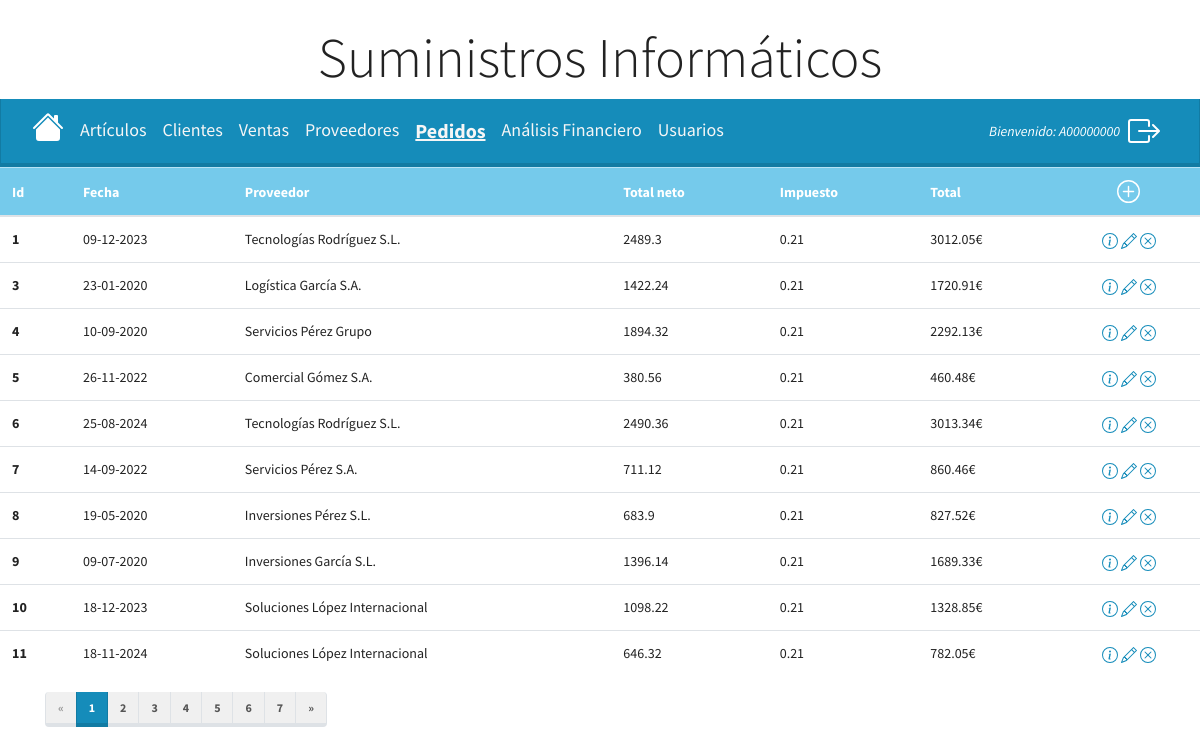
Page /protected_admin/pedidos (signed in) on the committed database.
### models.py (models this page shows, shortened)
class User(db.Base, UserMixin):
    __tablename__ = 'usuario'
    __table_args__ = {'sqlite_autoincrement': True}
    id = Column(Integer, primary_key=True)  # establecemos el id como Primary Key
    username = Column(String(10), unique=True, nullable=False)
    password = Column(String(128), nullable=False)
    type_user = Column(Boolean, default=False) #False = cliente / True = administrador

class Pedido(db.Base):
    __tablename__ = 'pedido'
    __table_args__ = {'sqlite_autoincrement': True}
    id_pedido = Column(Integer, primary_key=True)  # establecemos el id como Primary Key
    id_proveedor = Column(Integer, ForeignKey('proveedor.id_proveedor'))
    fecha = Column(Date)
    total_neto = Column(Float)
    impuesto = Column(Float)
    total = Column(Float)
    rel_pedido_detalle = relationship('Detalle_pedido', backref='rel_detalle_pedido', cascade='all, delete-orphan',
                             passive_deletes=True)

class Proveedor(db.Base):
    __tablename__ = 'proveedor'
    __table_args__ = {'sqlite_autoincrement': True}
    id_proveedor = Column(Integer, primary_key=True) #establecemos el id como Primary Key
    nombre = Column(String(128))
    nif = Column(String(16), unique=True) # Sólo puede haber un proveedor con el mismo NIF
    direccion = Column(String(128))
    contacto = Column(String(64))
    tlf_fijo = Column(String(32))
    tlf_movil = Column(String(32))
    correo = Column(String(64))
    rel_proveedor_articulo = relationship('Articulo', backref='rel_articulo_proveedor')
    rel_pedido = relationship('Pedido', backref='rel_proveedor')

### main.py (the view)
@app.route('/protected_admin/pedidos', methods=['GET'], defaults={'page':1, 'per_page':15})
@app.route('/protected_admin/pedidos?page=<int:page>?per_page=<int:per_page>')
@login_required
@admin_required # Vista protegida que solo se puede acceder con autenticación de administrador
def pedido(page, per_page):
    lista_pedidos = db.session.query(Pedido).all() # extraemos todos los pedidos de la base de datos
    total = len(lista_pedidos)
    page, per_page, offset = get_page_args() # método para extraer los parámetros de paginación de una URL
    pagination_items = lista_pedidos[offset:offset+per_page]
    pagination = Pagination(page=page, total=total, per_page=per_page)
    return render_template('pedidos.html', lista_pedidos=pagination_items, pagination=pagination)

### functions.py (called while the page is built)
def admin_required(f): # recibe como parámetro una función 'f' que será la función a proteger
    @wraps(f)
    def decorated_function(*args, **kwargs): # verificamos si el usuario está autentificado
        if not current_user.is_authenticated or not current_user.type_user:
            flash('Acceso denegado. Solo los administradores pueden acceder a la ruta introducida.',
                  'danger')
            return redirect(url_for('protected'))
        return f(*args, **kwargs) # si el usuario está logueado y es administrador ejecuta la función 'f'
    return decorated_function

### main.py (called while the page is built)
@login_manager.user_loader
def load_user(user_id):
    return db.session.get(User, user_id)

### templates/pedidos.html (shortened to what this page needs)
<!DOCTYPE html>
<html lang="en">
<head>
    <link rel="stylesheet" href="{{ url_for('static', filename='main.css')}}">
    <link rel="stylesheet" href="https://cdn.jsdelivr.net/npm/bootswatch@4.5.2/dist/lumen/bootstrap.min.css"
>
</head>
<body>
    <h1 class="display-4 text-center mt-4">Suministros Informáticos</h1>
    <nav class="navbar navbar-expand-lg bg-primary" data-bs-theme="dark">
        <div class="container-fluid">
            <a href="/protected_admin" title="Inicio">
            </a>
            <div class="collapse navbar-collapse" id="navbarColor01">
                <ul class="navbar-nav me-auto">
                    <li class="nav-item">
                        <a style="font-size: 18px;" class="nav-link text-light"
                           href="/protected_admin/articulos?page=1">Artículos</a>
                    </li>
                    <li class="nav-item">
                        <a style="font-size: 18px;" class="nav-link text-light"
                           href="/protected_admin/clientes?page=1">Clientes</a>
                    </li>
                    <li class="nav-item">
                        <a style="font-size: 18px;" class="nav-link text-light"
                           href="/protected_admin/ventas?page=1">Ventas</a>
                    </li>
                    <li class="nav-item">
                        <a style="font-size: 18px;" class="nav-link text-light"
                           href="/protected_admin/proveedores?page=1">Proveedores</a>
                    </li>
                    <li class="nav-item">
                        <a style="font-size: 20px;" class="nav-link text-light text-bold-underline"
                           href="/protected_admin/pedidos?page=1">Pedidos</a>
                    </li>
                    <li class="nav-item">
                        <a style="font-size: 18px;" class="nav-link text-light"
                           href="/protected_admin/nuevo_analisis">Análisis Financiero</a>
                    </li>
                    <li class="nav-item">
                        <a style="font-size: 18px;" class="nav-link text-light"
                           href="/protected_admin/usuarios">Usuarios</a>
                    </li>
                </ul>
            </div>
            <div class="navbar-nav ms-auto d-flex align-items-center">
                <div class="navbar-text">
                    <em class="text-white">Bienvenido: {{ current_user.username }}</em>
                </div>
                <a href="/logout" class="nav-link ms-3" title="Cerrar sesión">
                </a>
            </div>
        </div>
    </nav>
    {% block content %}
    <table class="table table-hover">
      <thead>
        <tr class="table-info">
          <th scope="col">Id</th>
          <th scope="col">Fecha</th>
          <th scope="col">Proveedor</th>
          <th scope="col">Total neto</th>
          <th scope="col">Impuesto</th>
          <th scope="col">Total</th>
          <th scope="col" class="text-center">
              <a href="/protected_admin/pedidos/crear_pedido" title="Crear nuevo pedido">
                  <svg xmlns="http://www.w3.org/2000/svg" width="23" height="23" fill="white"
                       class="bi bi-plus-circle" viewBox="0 0 16 16">
                    <path d="M8 15A7 7 0 1 1 8 1a7 7 0 0 1 0 14m0 1A8 8 0 1 0 8 0a8 8 0 0 0 0 16"/>
                    <path d="M8 4a.5.5 0 0 1 .5.5v3h3a.5.5 0 0 1 0 1h-3v3a.5.5 0 0 1-1 0v-3h-3a.5.5 0 0 1 0-1h3v-3A.5.5
                        0 0 1 8 4"/>
                  </svg>
              </a>
          </th>
        </tr>
      </thead>
      <tbody>
        {% for pedido in lista_pedidos %}
        <tr>
          <th scope="row">{{ pedido.id_pedido }}</th>
          <td>{{ pedido.fecha.strftime('%d-%m-%Y') }}</td>
          <td>{{ pedido.rel_proveedor.nombre }}</td>
          <td>{{ pedido.total_neto | round(2) }}</td>
          <td>{{ pedido.impuesto | round(2) }}</td>
          <td>{{ pedido.total }}€</td>
          <td class="text-center">
              <a href="/protected_admin/pedidos/detalle_pedido/{{pedido.id_pedido}}" title="Información detalle pedido">
              </a>
              <a href="/protected_admin/crear_pedido/get_articulo/{{pedido.id_pedido}}"  title="Editar pedido">
              </a>
              <a href="/protected_admin/pedido/confirmar_eliminar/{{pedido.id_pedido}}" title="Eliminar pedido">
              </a>
          </td>
        </tr>
        {% endfor %}
      </tbody>
    </table>
    <div class="container">
        <div class="mt-3">
            {{ pagination.links }}
        </div>
    </div>
    {% endblock %}
</body>
</html>

### static/main.css (style rules this page uses)
.text-bold-underline { font-weight: bold; text-decoration: underline; }
.text-light { color: #FFFFFF; }
.text-center { text-align: center; }

### rows in the picture
User: username "A00000000"
Pedido: id_pedido "1", fecha "09-12-2023", rel_proveedor.nombre "Tecnologías Rodríguez S.L.", total_neto "2489.3", impuesto "0.21", total "3012.05"
Pedido: id_pedido "3", fecha "23-01-2020", rel_proveedor.nombre "Logística García S.A.", total_neto "1422.24", impuesto "0.21", total "1720.91"
Pedido: id_pedido "4", fecha "10-09-2020", rel_proveedor.nombre "Servicios Pérez Grupo", total_neto "1894.32", impuesto "0.21", total "2292.13"
Pedido: id_pedido "5", fecha "26-11-2022", rel_proveedor.nombre "Comercial Gómez S.A.", total_neto "380.56", impuesto "0.21", total "460.48"
Pedido: id_pedido "6", fecha "25-08-2024", rel_proveedor.nombre "Tecnologías Rodríguez S.L.", total_neto "2490.36", impuesto "0.21", total "3013.34"
Pedido: id_pedido "7", fecha "14-09-2022", rel_proveedor.nombre "Servicios Pérez S.A.", total_neto "711.12", impuesto "0.21", total "860.46"
Pedido: id_pedido "8", fecha "19-05-2020", rel_proveedor.nombre "Inversiones Pérez S.L.", total_neto "683.9", impuesto "0.21", total "827.52"
Pedido: id_pedido "9", fecha "09-07-2020", rel_proveedor.nombre "Inversiones García S.L.", total_neto "1396.14", impuesto "0.21", total "1689.33"
Pedido: id_pedido "10", fecha "18-12-2023", rel_proveedor.nombre "Soluciones López Internacional", total_neto "1098.22", impuesto "0.21", total "1328.85"
Pedido: id_pedido "11", fecha "18-11-2024", rel_proveedor.nombre "Soluciones López Internacional", total_neto "646.32", impuesto "0.21", total "782.05"

### other values in the picture
{{ pagination.links }} "« 1 2 3 4 5 6 7 »"
